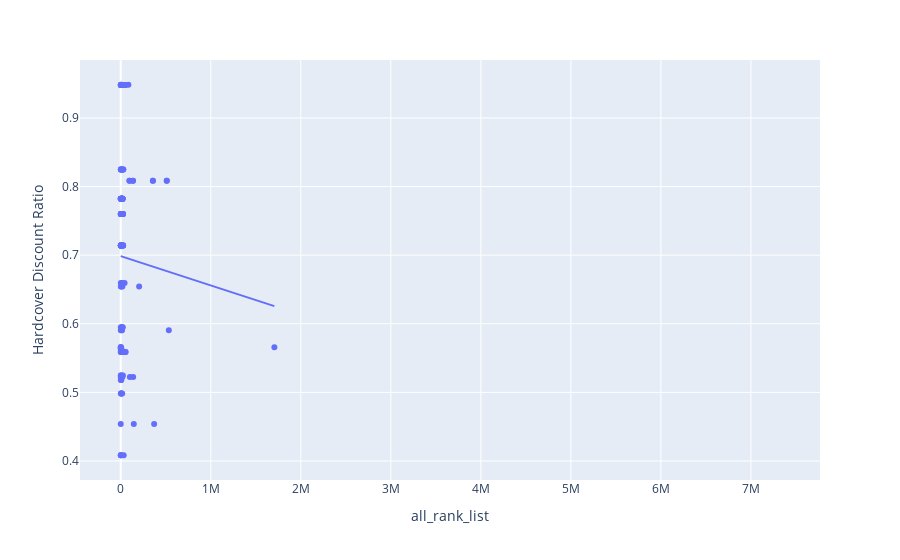

Here is the notebook cell this chart was saved with:
### Code cell
fig = px.scatter(book_data_valid, x="all_rank_list", y="Hardcover Discount Ratio", trendline="ols")
fig.show()

### Figure 1 — Plotly figure (JSON) as saved in the notebook; plotly's stock layout.template omitted (floating-point values rounded to 4 significant figures; data arrays with more than 128 entries replaced by an {"elided": "..."} marker saying what was removed)
{"data": [{"hovertemplate": "all_rank_list=%{x}<br>Hardcover Discount Ratio=%{y}<extra></extra>", "legendgroup": "", "marker": {"color": "#636efa", "symbol": "circle"}, "mode": "markers", "name": "", "orientation": "v", "showlegend": false, "type": "scatter", "x": {"elided": "256 int values"}, "xaxis": "x", "y": {"elided": "256 float values"}, "yaxis": "y"}, {"hovertemplate": "<b>OLS trendline</b><br>Hardcover Discount Ratio = -4.26826e-08 * all_rank_list + 0.698614<br>R<sup>2</sup>=0.002872<br><br>all_rank_list=%{x}<br>Hardcover Discount Ratio=%{y} <b>(trend)</b><extra></extra>", "legendgroup": "", "marker": {"color": "#636efa", "symbol": "circle"}, "mode": "lines", "name": "", "showlegend": false, "type": "scatter", "x": {"elided": "132 int values"}, "xaxis": "x", "y": {"elided": "132 float values"}, "yaxis": "y"}], "layout": {"legend": {"tracegroupgap": 0}, "margin": {"t": 60}, "xaxis": {"anchor": "y", "domain": [0, 1], "title": {"text": "all_rank_list"}}, "yaxis": {"anchor": "x", "domain": [0, 1], "title": {"text": "Hardcover Discount Ratio"}}}}
